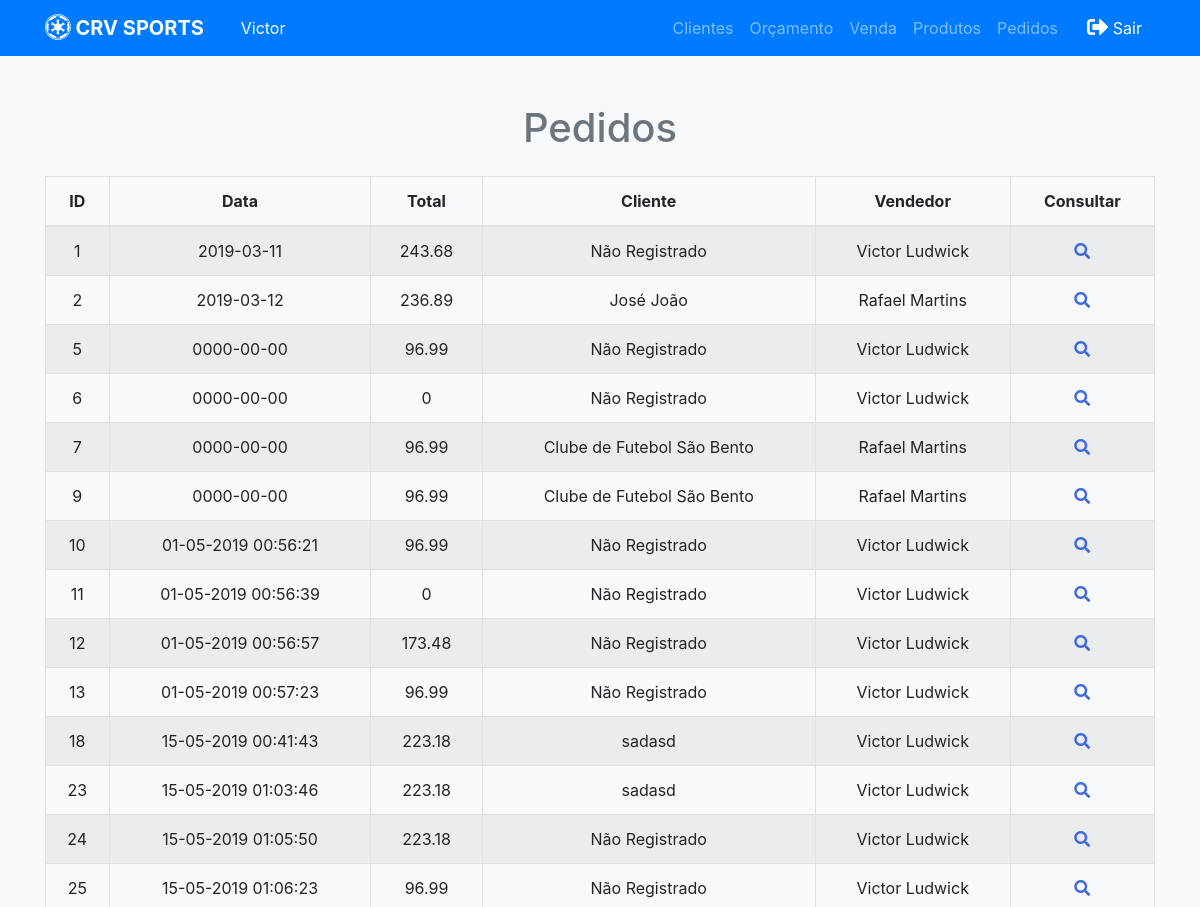
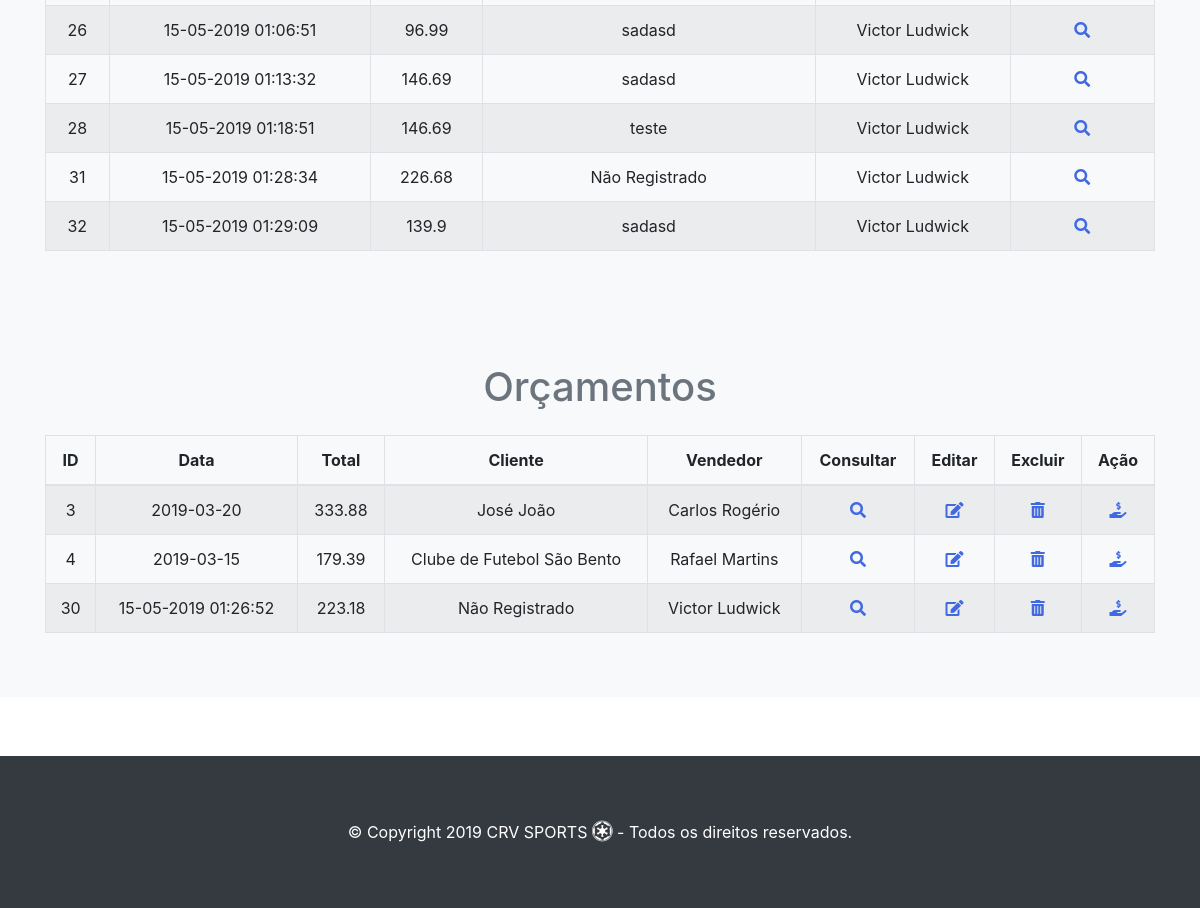
/crv/pedidos.php (signed in), run on an earlier commit of the app's database (2 pictures, top to bottom).
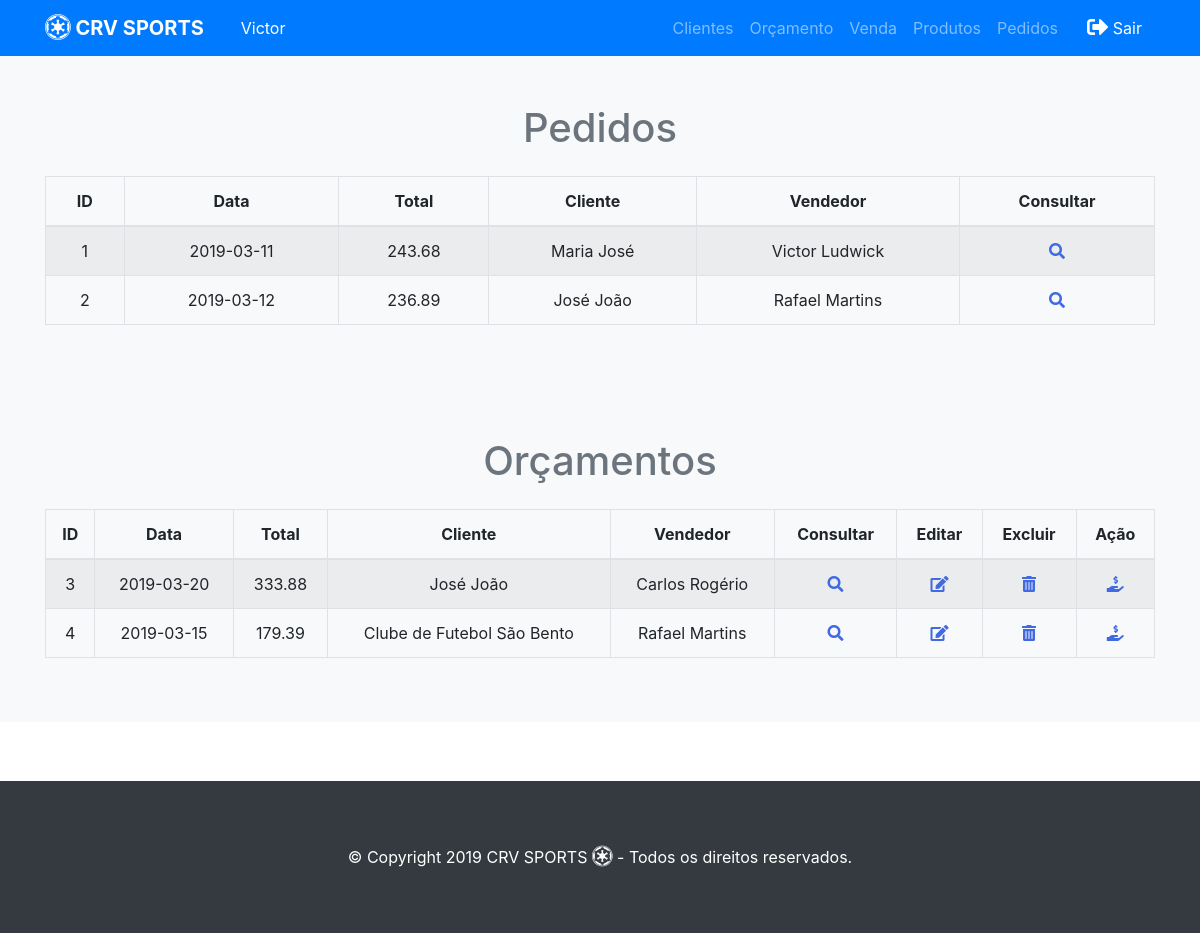
And on a later commit of the database.
### tables this page shows
CREATE TABLE `pedido` (
  `id_pedido` int(11) NOT NULL,
  `data_pedido` varchar(20) NOT NULL,
  `total_pedido` double NOT NULL,
  `id_cliente` int(11) NOT NULL,
  `id_funcionario` int(11) NOT NULL,
  `tipo` int(11) NOT NULL
);

CREATE TABLE `cliente` (
  `id_cliente` int(11) NOT NULL,
  `nome` varchar(100) NOT NULL,
  `email` varchar(50) NOT NULL,
  `logradouro` varchar(100) NOT NULL,
  `numero` int(11) NOT NULL,
  `bairro` varchar(50) NOT NULL,
  `cidade` varchar(50) NOT NULL,
  `estado` varchar(50) NOT NULL,
  `cep` varchar(20) NOT NULL,
  `telefone` varchar(20) DEFAULT NULL,
  `celular` varchar(20) DEFAULT NULL,
  `cpf` varchar(15) DEFAULT NULL,
  `rg` varchar(15) DEFAULT NULL,
  `data_nascimento` varchar(20) DEFAULT NULL,
  `cnpj` varchar(20) DEFAULT NULL,
  `inscricao_estadual` varchar(30) DEFAULT NULL,
  `nome_fantasia` varchar(50) DEFAULT NULL
);

CREATE TABLE `funcionario` (
  `id_funcionario` int(11) NOT NULL,
  `nome` varchar(100) NOT NULL,
  `data_nascimento` varchar(20) NOT NULL,
  `cpf` varchar(15) NOT NULL,
  `rg` varchar(15) NOT NULL,
  `data_admissao` varchar(20) NOT NULL,
  `logradouro` varchar(100) NOT NULL,
  `numero` int(11) NOT NULL,
  `bairro` varchar(100) NOT NULL,
  `cidade` varchar(50) NOT NULL,
  `estado` varchar(50) NOT NULL,
  `cep` varchar(20) NOT NULL,
  `email` varchar(50) NOT NULL,
  `telefone` varchar(20) DEFAULT NULL,
  `celular` varchar(20) DEFAULT NULL,
  `senha` varchar(80) NOT NULL,
  `tipo` int(11) NOT NULL
);

### crv/pedidos.php (the view, shortened to what this page needs)
<?php require_once("../funcoes/conexao.php"); ?>
<!DOCTYPE html>
<html>
   <head>
      <?php include '../funcoes/menu.php'; ?>
      <link rel="stylesheet" href="lib\DataTables\DataTables-1.10.18\css\jquery.dataTables.min.css">
      <link rel="stylesheet" href="lib\fontawesome-free-5.8.1-web\css\all.css">
   </head>
   <div class="py-5 text-center bg-light">
      <div class="container">
         <div class="row">
            <div class="col-md-12">
               <h1 class="pb-3 text-secondary">Pedidos</h1>
            </div>
         </div>
         <table class="table table-hover table-striped table-bordered" id="pedido">
            <thead>
               <tr>
                  <th>ID</th>
                  <th>Data</th>
                  <th>Total</th>
				  <th>Cliente</th>
                  <th>Vendedor</th>
				  <th>Consultar</th>
               </tr>
            </thead>
            <tbody>
               <?php
                  $query="SELECT p.id_pedido, p.data_pedido, p.total_pedido, c.nome as nome_cliente, f.nome as nome_funcionario FROM
                  pedido p inner join cliente c
                  inner join funcionario f
                  ON
                  p.id_cliente = c.id_cliente and p.id_funcionario = f.id_funcionario
                  WHERE p.tipo = 1";
                  $resultado = mysqli_query($conecta, $query);
                  while($linha = mysqli_fetch_array($resultado)){
					echo '<tr id='.$linha['id_pedido'].'><td>'.$linha['id_pedido'].'</td>';
					echo '<td>'.$linha['data_pedido'].'</td>';
					echo '<td>'.$linha['total_pedido'].'</td>';
					echo '<td>'.utf8_encode($linha['nome_cliente']).'</td>';
					echo '<td>'.utf8_encode($linha['nome_funcionario']).'</td>';
                  ?>
               <td><i class="fas fa-search" data-toggle="modal" data-target="#consultapedido" style="cursor: pointer; color:royalBlue"></td>
               <?php
                  }
				?>
            </tbody>
         </table>
      </div>
   </div>
   <div class="py-5 text-center bg-light">
      <div class="container">
         <div class="row">
            <div class="col-md-12">
               <h1 class="pb-3 text-secondary">Orçamentos</h1>
            </div>
         </div>
         <table class="table table-hover table-striped table-bordered" id="orcamento">
            <thead>
               <tr>
                  <th>ID</th>
                  <th>Data</th>
                  <th>Total</th>
                  <th>Cliente</th>
                  <th>Vendedor</th>
                  <th>Consultar</th>
                  <th>Editar</th>
                  <th>Excluir</th>
                  <th>Ação</th>
               </tr>
            </thead>
            <tbody>
               <?php
                  $query="SELECT p.id_pedido, p.data_pedido, p.total_pedido, c.nome as nome_cliente, f.nome as nome_funcionario
                  FROM pedido p
                  inner join cliente c
                  inner join funcionario f
                  ON
                  p.id_cliente = c.id_cliente and
                  p.id_funcionario = f.id_funcionario
                  WHERE p.tipo = 0";
                  $resultado = mysqli_query($conecta, $query);
                  while($linha = mysqli_fetch_array($resultado)){
					echo '<tr id='.$linha['id_pedido'].'><td>'.$linha['id_pedido'].'</td>';
					echo '<td>'.$linha['data_pedido'].'</td>';
					echo '<td>'.$linha['total_pedido'].'</td>';
					echo '<td>'.utf8_encode($linha['nome_cliente']).'</td>';
					echo '<td>'.utf8_encode($linha['nome_funcionario']).'</td>';
					$idpedido = $linha['id_pedido'];
                  ?>
               <td><i class="fas fa-search" data-toggle="modal" data-target="#consultapedido" style="cursor: pointer; color:royalBlue"></td>
               <td><a href="editaorcamentos.php?id=<?php echo $linha['id_pedido'] ?>"> <i class="fas fa-edit" style="cursor: pointer; color:royalBlue"></a></td>
               <td><i class="fas fa-trash-alt" style="cursor: pointer; color:royalBlue" onclick="deletapedido(<?php echo $idpedido; ?>)"></td>
                   <td><i class="fas fa-hand-holding-usd" style="cursor: pointer; color:royalBlue" onclick="virouvenda(<?php echo $idpedido; ?>)"></td>
               </tr>
               <?php
                  }
				?>
            </tbody>
         </table>
      </div>
   </div>
   <?php include 'footer.php'?>
   <?php require_once("../funcoes/modalpedido.php"); ?>
</html>

What changed in the data, as far as the page shows it:
removed pedido: id_pedido "5", data_pedido "0000-00-00", total_pedido "96.99", id_cliente.nome "Não Registrado", id_funcionario.nome "Victor Ludwick", shown under "Pedidos"
removed pedido: id_pedido "6", data_pedido "0000-00-00", total_pedido "0", id_cliente.nome "Não Registrado", id_funcionario.nome "Victor Ludwick", shown under "Pedidos"
removed pedido: id_pedido "7", data_pedido "0000-00-00", total_pedido "96.99", id_cliente.nome "Clube de Futebol São Bento", id_funcionario.nome "Rafael Martins", shown under "Pedidos"
removed pedido: id_pedido "9", data_pedido "0000-00-00", total_pedido "96.99", id_cliente.nome "Clube de Futebol São Bento", id_funcionario.nome "Rafael Martins", shown under "Pedidos"
removed pedido: id_pedido "10", data_pedido "01-05-2019 00:56:21", total_pedido "96.99", id_cliente.nome "Não Registrado", id_funcionario.nome "Victor Ludwick", shown under "Pedidos"
removed pedido: id_pedido "11", data_pedido "01-05-2019 00:56:39", total_pedido "0", id_cliente.nome "Não Registrado", id_funcionario.nome "Victor Ludwick", shown under "Pedidos"
removed pedido: id_pedido "12", data_pedido "01-05-2019 00:56:57", total_pedido "173.48", id_cliente.nome "Não Registrado", id_funcionario.nome "Victor Ludwick", shown under "Pedidos"
removed pedido: id_pedido "13", data_pedido "01-05-2019 00:57:23", total_pedido "96.99", id_cliente.nome "Não Registrado", id_funcionario.nome "Victor Ludwick", shown under "Pedidos"
removed pedido: id_pedido "18", data_pedido "15-05-2019 00:41:43", total_pedido "223.18", id_cliente.nome "sadasd", id_funcionario.nome "Victor Ludwick", shown under "Pedidos"
removed pedido: id_pedido "23", data_pedido "15-05-2019 01:03:46", total_pedido "223.18", id_cliente.nome "sadasd", id_funcionario.nome "Victor Ludwick", shown under "Pedidos"
removed pedido: id_pedido "24", data_pedido "15-05-2019 01:05:50", total_pedido "223.18", id_cliente.nome "Não Registrado", id_funcionario.nome "Victor Ludwick", shown under "Pedidos"
removed pedido: id_pedido "25", data_pedido "15-05-2019 01:06:23", total_pedido "96.99", id_cliente.nome "Não Registrado", id_funcionario.nome "Victor Ludwick", shown under "Pedidos"
removed pedido: id_pedido "26", data_pedido "15-05-2019 01:06:51", total_pedido "96.99", id_cliente.nome "sadasd", id_funcionario.nome "Victor Ludwick", shown under "Pedidos"
removed pedido: id_pedido "27", data_pedido "15-05-2019 01:13:32", total_pedido "146.69", id_cliente.nome "sadasd", id_funcionario.nome "Victor Ludwick", shown under "Pedidos"
removed pedido: id_pedido "28", data_pedido "15-05-2019 01:18:51", total_pedido "146.69", id_cliente.nome "teste", id_funcionario.nome "Victor Ludwick", shown under "Pedidos"
removed pedido: id_pedido "31", data_pedido "15-05-2019 01:28:34", total_pedido "226.68", id_cliente.nome "Não Registrado", id_funcionario.nome "Victor Ludwick", shown under "Pedidos"
removed pedido: id_pedido "32", data_pedido "15-05-2019 01:29:09", total_pedido "139.9", id_cliente.nome "sadasd", id_funcionario.nome "Victor Ludwick", shown under "Pedidos"
removed pedido: id_pedido "30", data_pedido "15-05-2019 01:26:52", total_pedido "223.18", id_cliente.nome "Não Registrado", id_funcionario.nome "Victor Ludwick", shown under "Orçamentos"
changed through a linked row, pedido "Victor Ludwick": id_cliente.nome "Não Registrado" → "Maria José"
